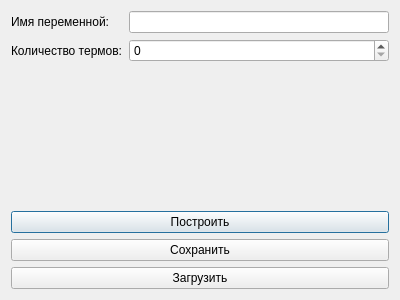
<?xml version="1.0" encoding="UTF-8"?>
<ui version="4.0">
 <class>Dialog</class>
 <widget class="QDialog" name="Dialog">
  <property name="geometry">
   <rect>
    <x>0</x>
    <y>0</y>
    <width>400</width>
    <height>300</height>
   </rect>
  </property>
  <property name="windowTitle">
   <string>Dialog</string>
  </property>
  <layout class="QVBoxLayout" name="verticalLayout">
   <item>
    <layout class="QFormLayout" name="formLayout">
     <item row="1" column="1">
      <widget class="QSpinBox" name="term_count"/>
     </item>
     <item row="1" column="0">
      <widget class="QLabel" name="Label_2">
       <property name="text">
        <string>Количество термов:</string>
       </property>
      </widget>
     </item>
     <item row="0" column="1">
      <widget class="QLineEdit" name="var_name"/>
     </item>
     <item row="0" column="0">
      <widget class="QLabel" name="Label">
       <property name="text">
        <string>Имя переменной:</string>
       </property>
      </widget>
     </item>
    </layout>
   </item>
   <item>
    <layout class="QVBoxLayout" name="term_inputs"/>
   </item>
   <item>
    <layout class="QVBoxLayout" name="verticalLayout_2">
     <item>
      <widget class="QPushButton" name="build_button">
       <property name="text">
        <string>Построить</string>
       </property>
      </widget>
     </item>
     <item>
      <widget class="QPushButton" name="save_button">
       <property name="text">
        <string>Сохранить</string>
       </property>
      </widget>
     </item>
     <item>
      <widget class="QPushButton" name="load_button">
       <property name="text">
        <string>Загрузить</string>
       </property>
      </widget>
     </item>
    </layout>
   </item>
  </layout>
 </widget>
 <resources/>
 <connections/>
</ui>
